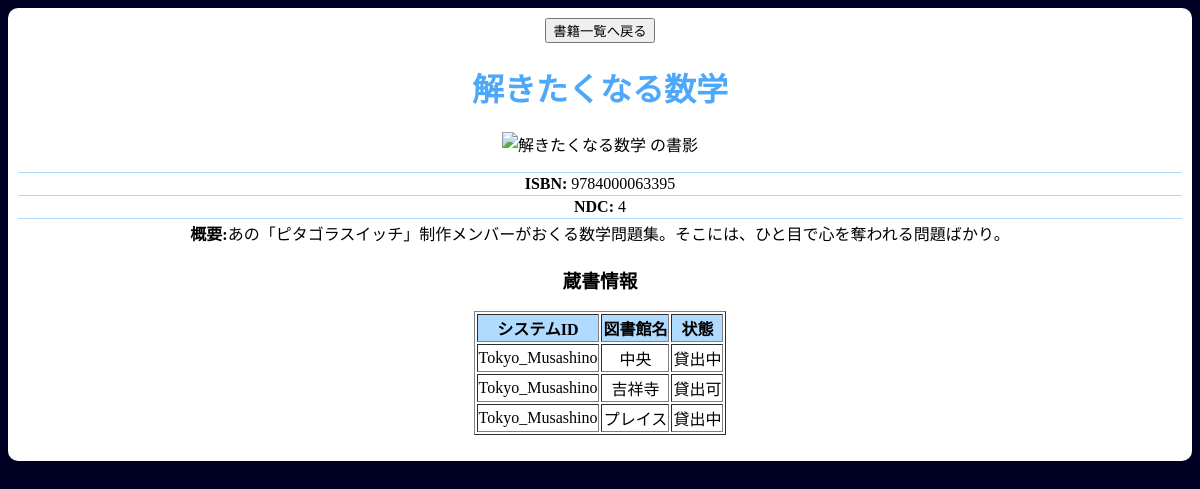
The app's page /book/9784000063395 with its own data.
### tables this page shows
CREATE TABLE books (
      id INTEGER PRIMARY KEY AUTOINCREMENT,
      isbn TEXT NOT NULL UNIQUE,
      title TEXT,
      ndc TEXT,
      description TEXT,
      image_path TEXT
    );

CREATE TABLE holdings (
      id INTEGER PRIMARY KEY AUTOINCREMENT,
      book_id INTEGER NOT NULL,
      system_id TEXT NOT NULL,
      library_name TEXT NOT NULL,
      status TEXT NOT NULL,
      UNIQUE(book_id, library_name),
      FOREIGN KEY(book_id) REFERENCES books(id)
    );

### app.py (the view)
@app.route("/book/<isbn>")
def book_by_isbn(isbn):
    data = get_book_detail(isbn)
    book = data["book"]
    holdings = data["holdings"]
    img_src = build_image_src(book["image_path"])
    return render_template("book.html", book=book, img_src=img_src, holdings=holdings)

### app.py (called while the page is built)
def get_book_detail(isbn: str):
    with sqlite3.connect(DB_PATH) as conn:
        conn.row_factory = sqlite3.Row
        book = conn.execute(
            "SELECT * FROM books WHERE isbn = ?", (isbn,)
        ).fetchone()
        holdings = conn.execute("""
            SELECT *
            FROM holdings
            WHERE holdings.book_id = ?
        """, (book["id"],)).fetchall()
        return {"book": book, "holdings": holdings}

def build_image_src(image_path: str | None) -> str | None:
    if not image_path:
        return url_for("serve_book_image", filename="default_image.jpg")
    p = image_path.replace("\\", "/").strip()
    if p.startswith("book_images/"):
        p = p.split("book_images/", 1)[1]
    return url_for("serve_book_image", filename=p)

### templates/book.html (shortened to what this page needs)
<!DOCTYPE html>
<html>
    <head>
        <link rel="stylesheet" href="{{ url_for('static', filename='css/book.css') }}">
    </head>
    <body>
        <div class="appframe">
            <div class="appframe_left">
                <button type="button" name="move_index" onclick="location.href='http://127.0.0.1:5000'">書籍一覧へ戻る</button>
                <h1>{{ book.title }}</h1>
                <img src="{{ img_src }}" alt="{{ book['title'] }} の書影" style="max-height:300px">
            </div>
            <div class="appframe_right">
                <ul>
                    <li><strong>ISBN:</strong> {{ book.isbn }}</li>
                    <li><strong>NDC:</strong> {{ book.ndc }}</li>
                    <li><strong>概要:</strong>{{ book.description }}</li>
                <ul>
                <h3>蔵書情報</h3>
                {% if holdings and holdings|length > 0 %}
                    <table border="1" style="margin:auto;">
                        <thead>
                        <tr bgcolor="#b1daff";">
                            <th>システムID</th>
                            <th>図書館名</th>
                            <th>状態</th>
                        </tr>
                        </thead>
                        <tbody>
                        {% for h in holdings %}
                            <tr>
                                <td>{{h.system_id}}</td>
                                <td>{{ h.library_name }}</td>
                                <td>{{ h.status }}</td>
                            </tr>
                        {% endfor %}
                        </tbody>
                    </table>
                    {% else %}
                    <p>この書籍の蔵書情報は登録されていません。</p>
                    {% endif %}
            </div>
        </div>
    </body>
</html>

### static/css/book.css (style rules this page uses)
h1 { color:#4ea8f9; }
body { text-align:center; background: #000022; }
.appframe { background:#ffffff; margin:auto; padding: 10px; border-radius: 10px; }
ul { list-style: none; padding: 0; }
li { border-top: solid 1px #b1daff; padding: 2px; cursor:pointer; }

### records on screen
books: title "解きたくなる数学", isbn "9784000063395", ndc "4", description "あの「ピタゴラスイッチ」制作メンバーがおくる数学問題集。そこには、ひと目で心を奪われる問題ばかり。"
holdings: system_id "Tokyo_Musashino", library_name "中央", status "貸出中"
holdings: system_id "Tokyo_Musashino", library_name "吉祥寺", status "貸出可"
holdings: system_id "Tokyo_Musashino", library_name "プレイス", status "貸出中"
